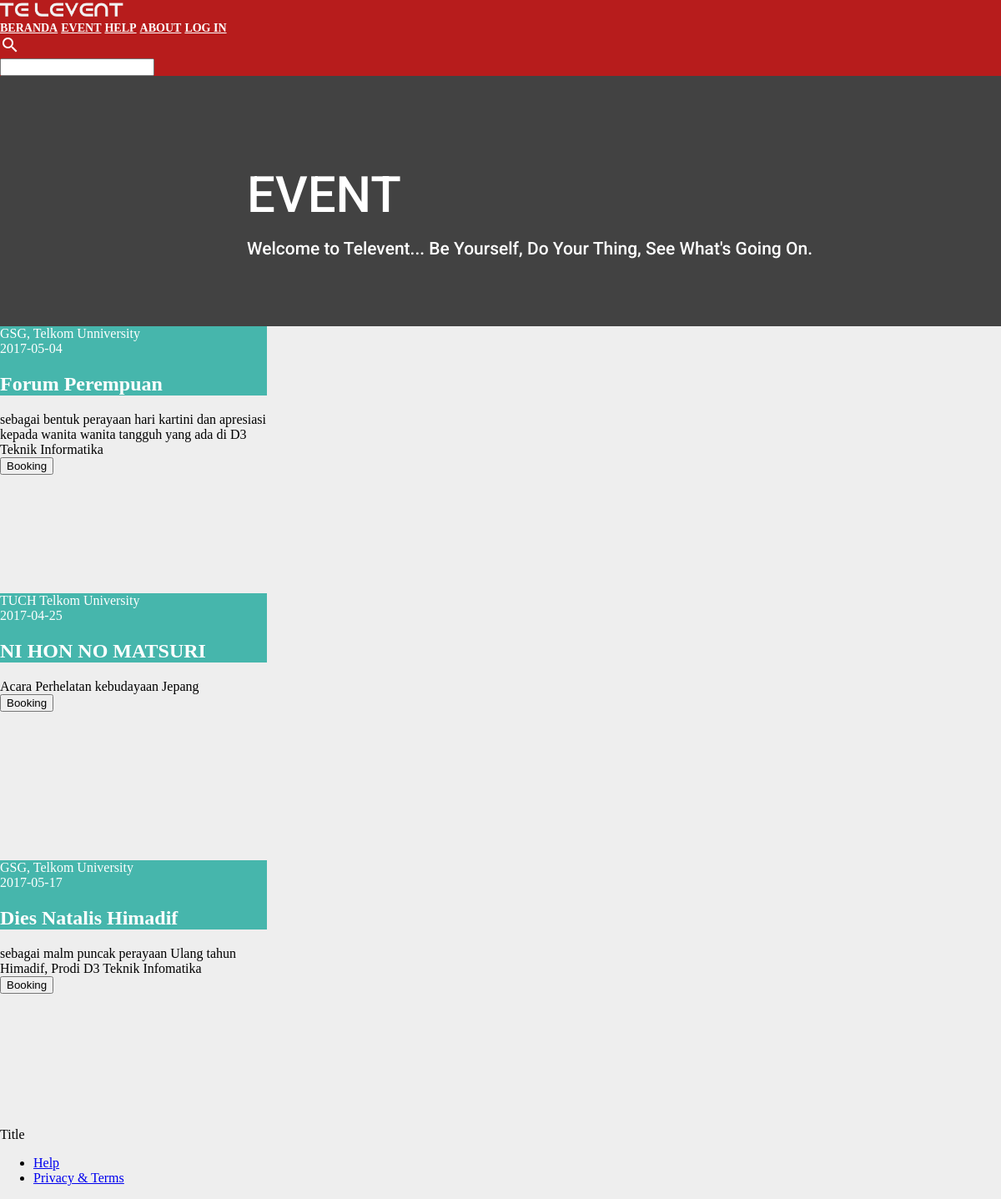
/index.php/televent/eventview, run on an earlier commit of the app's database.
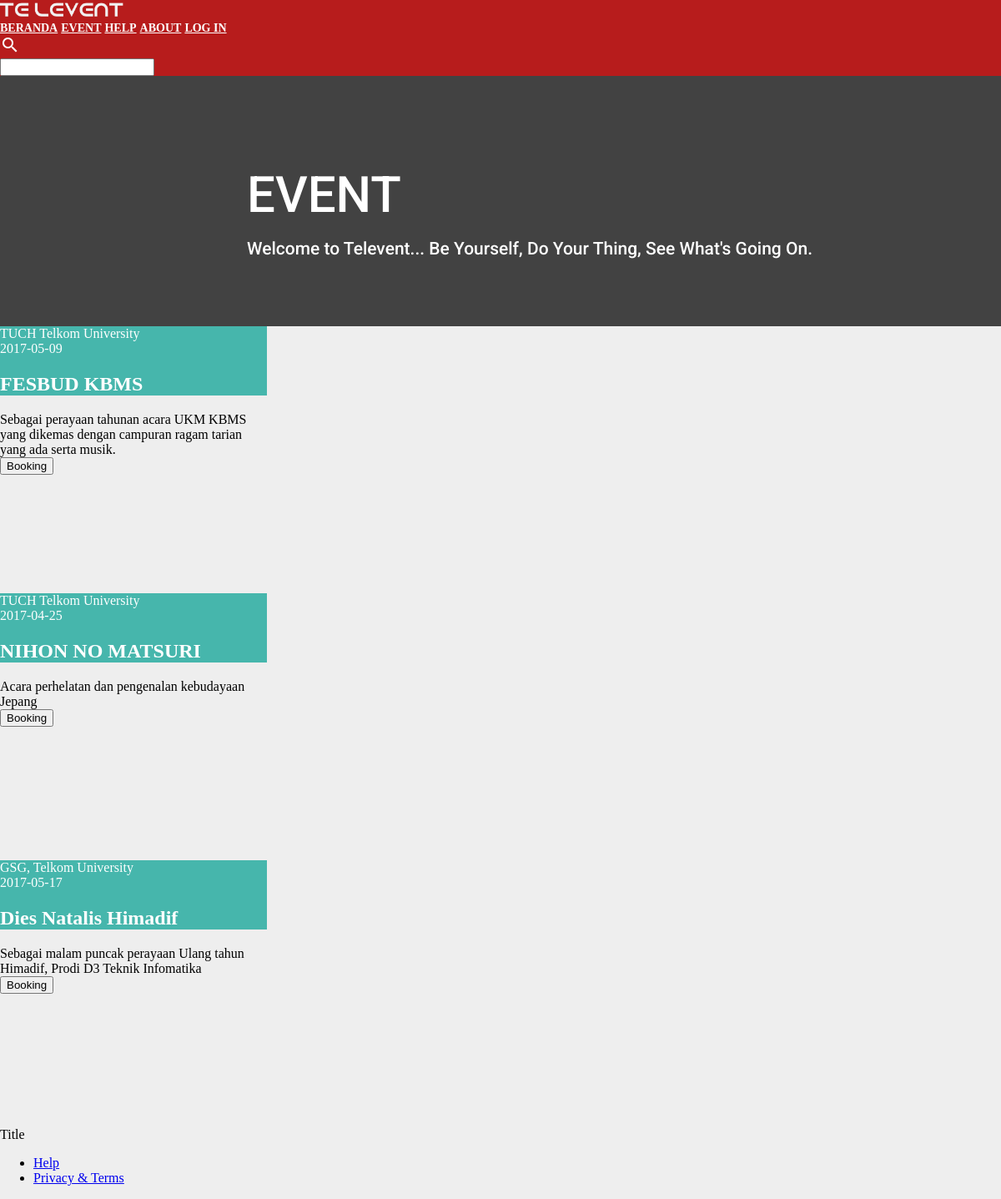
And on a later commit of the database.
### tables this page shows
CREATE TABLE `event` (
  `id_event` int(11) NOT NULL,
  `nama_event` varchar(35) NOT NULL,
  `lokasi_event` varchar(35) NOT NULL,
  `tanggal` date NOT NULL,
  `hari` varchar(7) NOT NULL,
  `pukul` time NOT NULL,
  `deskripsi` longtext NOT NULL,
  `cp` varchar(12) NOT NULL,
  `penyelenggara` varchar(35) NOT NULL,
  `gambar` varchar(35) NOT NULL
);

### application/controllers/televent.php (called while the page is built, shortened)
<?php
  class televent extends CI_Controller{
    function __construct(){
      $this->load->model('televent_m');
      $this->load->helper(array('url', 'form'));
    }
    public function eventview(){
      $this->load->database();
        $this->load->library('pagination');
        $config['per_page'] = 10;
        $from = $this->uri->segment(3);
        $data['user'] = $this->televent_m->data($config['per_page'],$from);
        $this->load->view('eventview',$data);
    }
  }
 ?>

### index.php (called while the page is built, shortened)
<?php
require_once BASEPATH.'core/CodeIgniter.php';

### application/models/televent_m.php (called while the page is built, shortened)
<?php
  class televent_m extends CI_Model{
    function data($number,$offset){
			return $query = $this->db->get("event",$number,$offset)->result();
		}
  }
 ?>

### application/views/eventview.php (the view, shortened to what this page needs)
<?php include 'head.php'; ?>
<div class="event-header">
  <div class="posisi-header">
    <div class="event-font event-slogan">EVENT </div>
    <div class="event-font event-sub-slogan">Welcome to Televent... Be Yourself, Do Your Thing, See What's Going On.</div>
  </div>
</div>
<div class="mdl-grid">
  <?php
    foreach($user as $u){
  ?>
    <div class="mdl-cell mdl-cell--4-col">
      <div class="demo-card-square mdl-card mdl-shadow--2dp">
      <div class="mdl-card__title mdl-card--expand">
        <?php echo $u->lokasi_event ?> <br> <?php echo $u->tanggal ?>
        <h2 class="mdl-card__title-text">
          <?php echo $u->nama_event ?></h2>
      </div>
      <div class="mdl-card__supporting-text">
        <?php echo $u->deskripsi ?>
      </div>
      <div class="mdl-card__actions mdl-card--border">
        <button onclick="location.href='<?php echo base_url();?>index.php/televent/bookingevent'" class="mdl-button mdl-button--colored mdl-js-button mdl-js-ripple-effect">
          Booking
        </button>
      </div>
      </div>
  </div>
<?php } ?>
</div>
<?php include 'foot.php'; ?>

### application/views/head.php (shortened to what this page needs)
<!DOCTYPE html>
<html>
  <head>
        <link rel="stylesheet" href="https://storage.googleapis.com/code.getmdl.io/1.0.0/material.indigo-pink.min.css">
        <link rel="stylesheet" href="https://code.getmdl.io/1.3.0/material.min.css">
        <link rel="stylesheet" href="files/styles.css">
        <link type="text/css" href="<?php echo base_url('files/modelcss.css') ?>" rel="stylesheet">
  </head>
  <body bgcolor = "#EEEEEE">
    <div class="mdl-layout mdl-js-layout mdl-layout--fixed-header">
      <header class="custom-header mdl-layout__header mdl-layout__header--waterfall">
        <div class="mdl-layout__header-row">
          <span class="mdl-layout-title" >
                <img src=<?php echo base_url('images/televenticon.png');?> width="auto" height="20" >
          </span>
          <nav class="mdl-navigation mdl-layout--large-screen-only">
            <a href="<?php echo base_url('index.php/televent') ?>" class="mdl-navigation__link" href="">BERANDA</a>
            <a href="<?php echo base_url('index.php/televent/eventview') ?>" class="mdl-navigation__link" href="">EVENT</a>
            <a class="mdl-navigation__link" href="">HELP</a>
            <a class="mdl-navigation__link" href="">ABOUT</a>
            <a href="<?php echo base_url('index.php/televent/login') ?>" class="mdl-navigation__link" href="">LOG IN</a>
            <div class="mdl-textfield mdl-js-textfield mdl-textfield--expandable
              mdl-textfield--floating-label mdl-textfield--align-right">
                <label class="mdl-button mdl-js-button mdl-button--icon"
                       for="fixed-header-drawer-exp">
                  <i class="material-icons">search</i>
                </label>
                <div class="mdl-textfield__expandable-holder">
                  <input class="mdl-textfield__input" type="text" name="sample"
                         id="fixed-header-drawer-exp">
                </div>
            </div>
          </nav>
        </div>
      </header>
      </div>

### application/views/foot.php (shortened to what this page needs)
<footer class="mdl-mini-footer">
  <div class="mdl-mini-footer__left-section">
    <div class="mdl-logo">Title</div>
    <ul class="mdl-mini-footer__link-list">
      <li><a href="#">Help</a></li>
      <li><a href="#">Privacy & Terms</a></li>
    </ul>
  </div>
</footer>
</body>
</html>

### files/styles.css (style rules this page uses)
body { margin: 0; }
.mdl-textfield--expandable { width: auto; }

### files/modelcss.css (style rules this page uses)
.demo-card-square.mdl-card { width: 320px; height: 320px; }
.demo-card-square > .mdl-card__title { color: #fff; background: url('../assets/demos/dog.png') bottom right 15% no-repeat #46B6AC; }
header.custom-header { background: #B71C1C; }
.mdl-layout__header-row span.mdl-layout-title { color: #fffff; text-transform: uppercase; }
.custom-header .material-icons { color: #fff; }
.custom-header a.mdl-navigation__link { color: #fff; font-weight: 700; font-size: 14px; }
body { margin: 0; }
.event-font { font-family: 'Roboto', 'Helvetica', 'Arial', sans-serif; line-height: 1; color: #fff; font-weight: 500; }
.event-slogan { font-size: 60px; padding-top: 160px; }
.event-sub-slogan { font-size: 21px; padding-top: 24px; }
.posisi-header { position: absolute; height: 800px; width: auto; top: 10%; left: 33%; margin-top: -100px; margin-left: -100px; }
.event-header { position: static; height: 300px; width: 100%; background-color: #424242; }

What changed in the data, as far as the page shows it:
changed event: lokasi_event "GSG, Telkom Unniversity" → "TUCH Telkom University"; tanggal "2017-05-04" → "2017-05-09"; nama_event "Forum Perempuan" → "FESBUD KBMS"; deskripsi "sebagai bentuk perayaan hari kartini dan apresiasi kepada wanita wanita tangguh yang ada di D3 Teknik Informatika" → "Sebagai perayaan tahunan acara UKM KBMS yang dikemas dengan campuran ragam tarian yang ada serta musik."
changed event: nama_event "NI HON NO MATSURI" → "NIHON NO MATSURI"; deskripsi "Acara Perhelatan kebudayaan Jepang" → "Acara perhelatan dan pengenalan kebudayaan Jepang"
changed event "Dies Natalis Himadif": deskripsi "sebagai malm puncak perayaan Ulang tahun Himadif, Prodi D3 Teknik Infomatika" → "Sebagai malam puncak perayaan Ulang tahun Himadif, Prodi D3 Teknik Infomatika"
